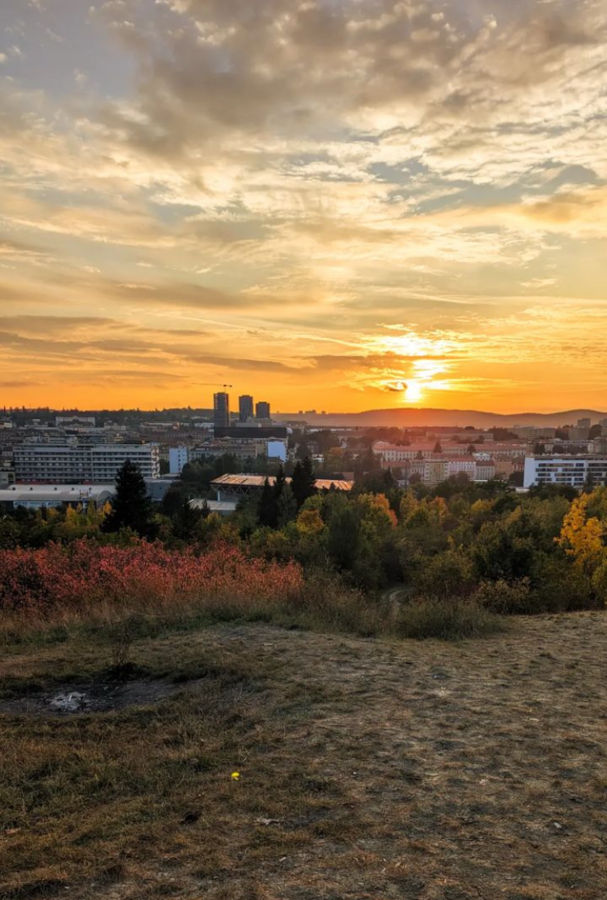
#> input picture 2. vlna/Veľké úlohy/Analýza obrázkov/public_tests/sunrise_sunset/sunrise_sunset0.jpg, 607 x 900 px, found by its file name
$ python picCount.py
#> lines starting #> are read from the running program, lines starting #| are printed output that depends on the picture; after the words box and inside, x2 and y2 are one past the last pixel; in counts of white or black regions, pixels touching at a corner belong together; long printed decimals are rounded
import cv2

def pocet_farbenych_pixelov(image_path):
    # Nacítaj obrázok
    img = cv2.imread(image_path)
#> img is the input picture: shape (900, 607, 3); mean B, G, R 85.1, 114, 134.9

    # Konvertuj BGR na HSV (Hue, Saturation, Value)
    hsv = cv2.cvtColor(img, cv2.COLOR_BGR2HSV)
#> hsv: shape (900, 607, 3); mean H, S, V 23.4, 94.9, 135.3

    # Definuj rozsah farieb v HSV
    lower_yellow = (20, 100, 100)
    upper_yellow = (30, 255, 255)

    lower_orange = (10, 100, 100)
    upper_orange = (20, 255, 255)

    lower_yelloworange = (10, 100, 100)
    upper_yelloworange = (30, 255, 255)

    # Vytvor masku pre žltú farbu
    mask_yellow = cv2.inRange(hsv, lower_yellow, upper_yellow)
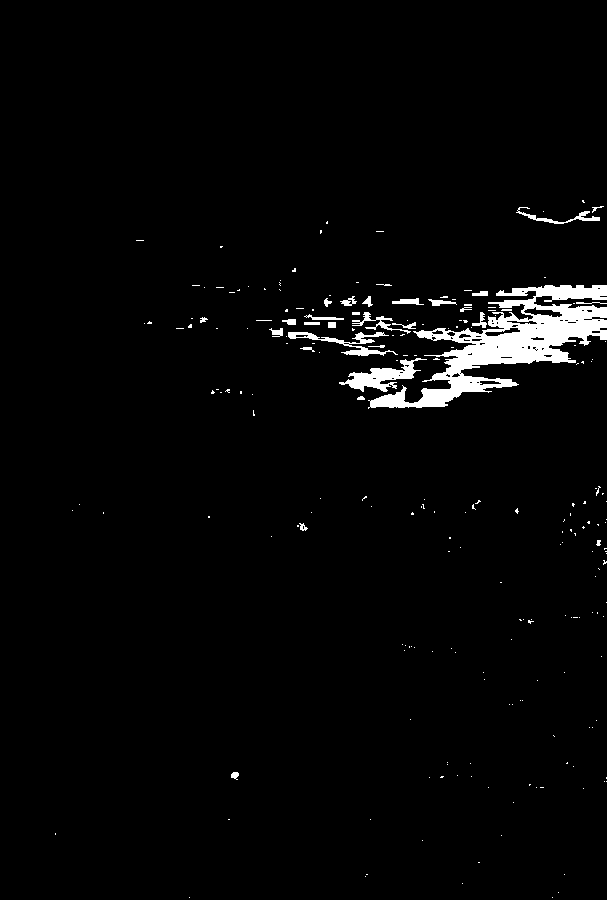
#> mask_yellow: shape (900, 607); 2.6% white; 218 white regions (187 under 20 px), largest, box (x1, y1, x2, y2) and area: (368, 285, 607, 409) 9748, (339, 358, 427, 392) 1098, (288, 332, 398, 356) 699

    # Vytvor masku pre oranžovú farbu
    mask_orange = cv2.inRange(hsv, lower_orange, upper_orange)
#> mask_orange: shape (900, 607); 14.2% white; 698 white regions (641 under 20 px), largest, box (x1, y1, x2, y2) and area: (0, 267, 607, 432) 67355, (462, 190, 607, 224) 1882, (554, 490, 607, 558) 1517

    # Vytvor masku pre žltooranžovú farbu
    mask_yelloworange = cv2.inRange(hsv, lower_yelloworange, upper_yelloworange)
#> mask_yelloworange: shape (900, 607); 15.7% white; 678 white regions (625 under 20 px), largest, box (x1, y1, x2, y2) and area: (0, 267, 607, 432) 75514, (462, 190, 607, 224) 2029, (554, 486, 607, 558) 1554

    # Spoj všetky masky
    combined_mask = mask_yellow + mask_orange + mask_yelloworange

    # Spočítaj počet farbených pixelov
    pocet_pixelov = cv2.countNonZero(combined_mask)
#> pocet_pixelov = 85647

    return pocet_pixelov / (len(img)*len(img[0])*3)*100

# Použitie funkcie
image_path = 'public_tests/sunrise_sunset/sunrise_sunset0.jpg'
pocet_pixelov = pocet_farbenych_pixelov(image_path)
#> pocet_pixelov = 5.23
print(f'Počet farbených pixelov: {pocet_pixelov}')
#| Počet farbených pixelov: 5.226

image_path = 'public_tests/sunrise_sunset/sunrise_sunset1.jpg'
pocet_pixelov = pocet_farbenych_pixelov(image_path)
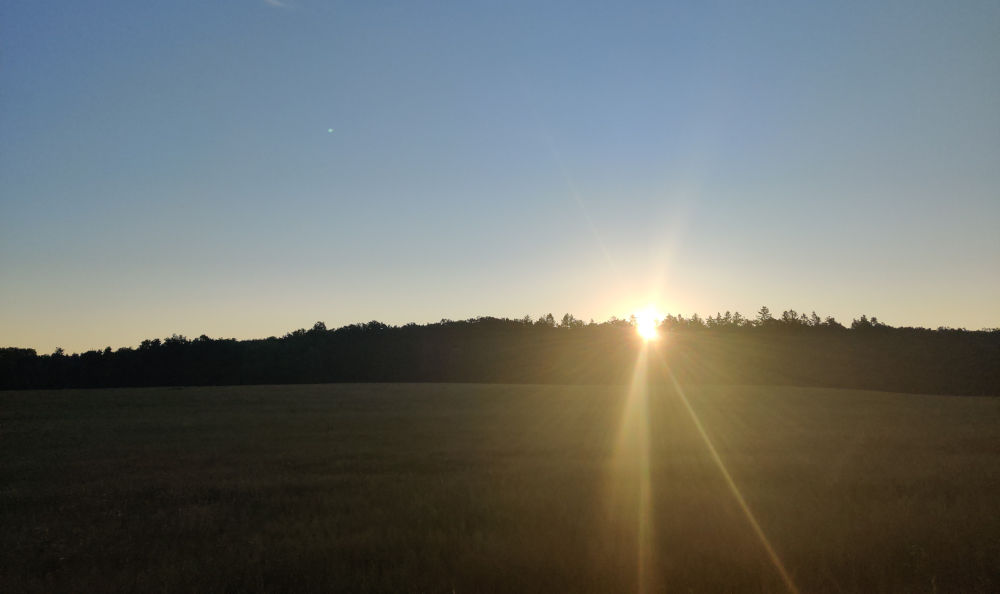
#> input picture 2. vlna/Veľké úlohy/Analýza obrázkov/public_tests/sunrise_sunset/sunrise_sunset1.jpg, 1000 x 594 px, found by its file name
#> in pocet_farbenych_pixelov, img is the input picture: shape (594, 1000, 3); mean B, G, R 109, 112.4, 108.4
#> in pocet_farbenych_pixelov (call 2), `hsv = cv2.cvtColor(img, cv2.COLOR_BGR2HSV)`: hsv: shape (594, 1000, 3); mean H, S, V 58.4, 79.6, 125.3
#> in pocet_farbenych_pixelov (call 2), `mask_yellow = cv2.inRange(hsv, lower_yellow, upper_yellow)`: mask_yellow: shape (594, 1000); 5% white; 124 white regions (113 under 20 px), largest, box (x1, y1, x2, y2) and area: (518, 317, 805, 548) 28367, (566, 344, 600, 357) 164, (536, 333, 542, 360) 96
#> in pocet_farbenych_pixelov (call 2), `mask_orange = cv2.inRange(hsv, lower_orange, upper_orange)`: mask_orange: shape (594, 1000); 4.6% white; 94 white regions (77 under 20 px), largest, box (x1, y1, x2, y2) and area: (516, 320, 810, 579) 22353, (642, 316, 722, 392) 2692, (754, 332, 790, 384) 538
#> in pocet_farbenych_pixelov (call 2), `mask_yelloworange = cv2.inRange(hsv, lower_yelloworange, upper_yellowo..`: mask_yelloworange: shape (594, 1000); 7.5% white; 60 white regions (59 under 20 px), largest, box (x1, y1, x2, y2) and area: (513, 316, 810, 579) 44433
#> in pocet_farbenych_pixelov (call 2), `pocet_pixelov = cv2.countNonZero(combined_mask)`: pocet_pixelov = 44587
#> pocet_pixelov = 2.5
print(f'Počet farbených pixelov: {pocet_pixelov}')
#| Počet farbených pixelov: 2.502

image_path = 'public_tests/sunrise_sunset/sunrise_sunset2.jpg'
pocet_pixelov = pocet_farbenych_pixelov(image_path)
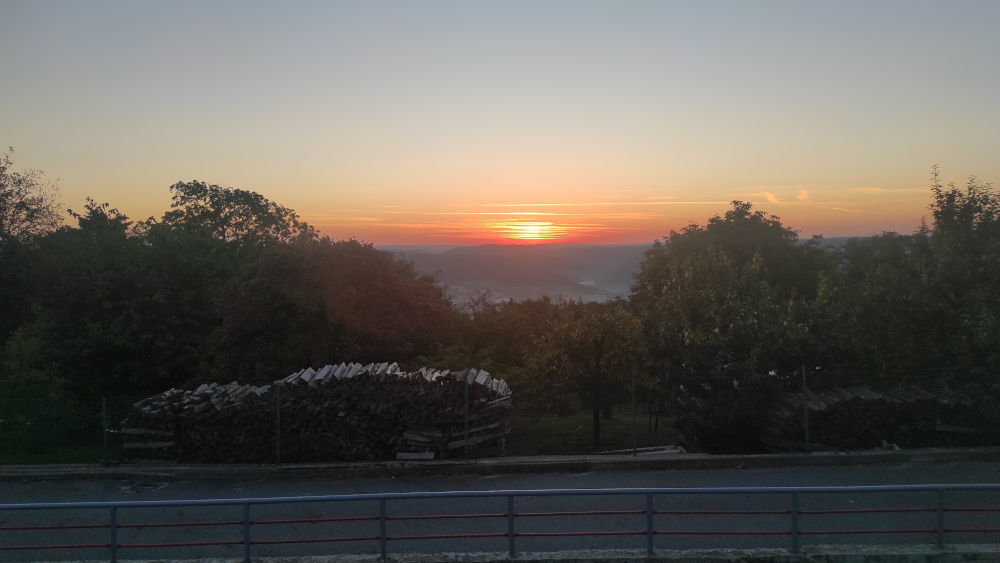
#> input picture 2. vlna/Veľké úlohy/Analýza obrázkov/public_tests/sunrise_sunset/sunrise_sunset2.jpg, 1000 x 563 px, found by its file name
#> in pocet_farbenych_pixelov, img is the input picture: shape (563, 1000, 3); mean B, G, R 88.8, 95, 99.7
#> in pocet_farbenych_pixelov (call 3), `hsv = cv2.cvtColor(img, cv2.COLOR_BGR2HSV)`: hsv: shape (563, 1000, 3); mean H, S, V 54.1, 47.1, 103.9
#> in pocet_farbenych_pixelov (call 3), `mask_yellow = cv2.inRange(hsv, lower_yellow, upper_yellow)`: mask_yellow: shape (563, 1000); 0.09% white in thin lines or dots, all inside (x1, y1, x2, y2) = (27, 194, 576, 239)
#> in pocet_farbenych_pixelov (call 3), `mask_orange = cv2.inRange(hsv, lower_orange, upper_orange)`: mask_orange: shape (563, 1000); 3.9% white; 228 white regions (221 under 20 px), largest, box (x1, y1, x2, y2) and area: (282, 187, 939, 240) 20021, (109, 203, 176, 234) 816, (55, 206, 78, 227) 168
#> in pocet_farbenych_pixelov (call 3), `mask_yelloworange = cv2.inRange(hsv, lower_yelloworange, upper_yellowo..`: mask_yelloworange: shape (563, 1000); 3.9% white; 226 white regions (220 under 20 px), largest, box (x1, y1, x2, y2) and area: (282, 187, 939, 240) 20407, (108, 200, 176, 234) 825, (55, 206, 78, 227) 168, (72, 203, 88, 216) 70, (177, 202, 193, 211) 37, (227, 226, 234, 233) 20
#> in pocet_farbenych_pixelov (call 3), `pocet_pixelov = cv2.countNonZero(combined_mask)`: pocet_pixelov = 22127
#> pocet_pixelov = 1.31
print(f'Počet farbených pixelov: {pocet_pixelov}')
#| Počet farbených pixelov: 1.310

image_path = 'public_tests/sunrise_sunset/sunrise_sunset3.jpg'
pocet_pixelov = pocet_farbenych_pixelov(image_path)
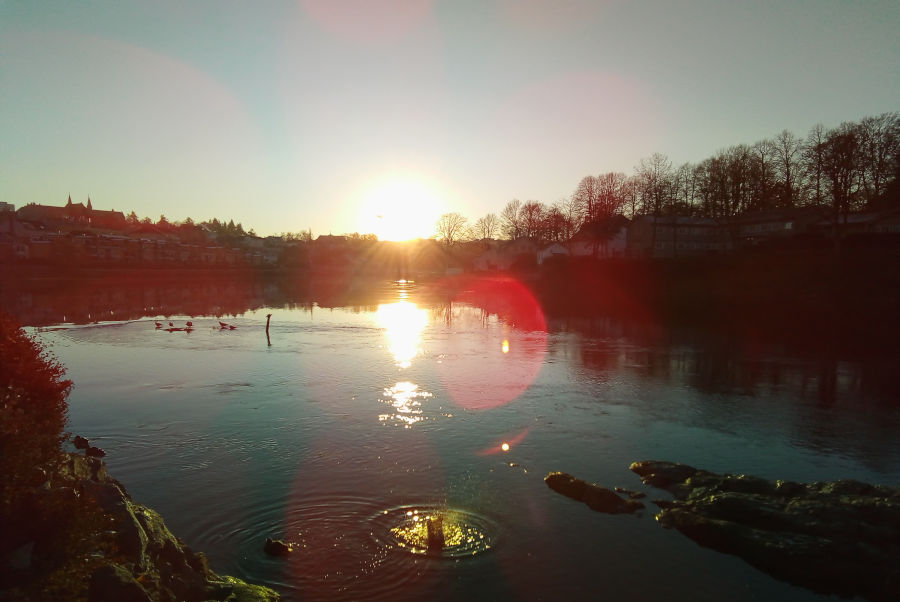
#> input picture 2. vlna/Veľké úlohy/Analýza obrázkov/public_tests/sunrise_sunset/sunrise_sunset3.jpg, 900 x 602 px, found by its file name
#> in pocet_farbenych_pixelov, img is the input picture: shape (602, 900, 3); mean B, G, R 92.3, 102.4, 114.3
#> in pocet_farbenych_pixelov (call 4), `hsv = cv2.cvtColor(img, cv2.COLOR_BGR2HSV)`: hsv: shape (602, 900, 3); mean H, S, V 28.5, 79.8, 117.1
#> in pocet_farbenych_pixelov (call 4), `mask_yellow = cv2.inRange(hsv, lower_yellow, upper_yellow)`: mask_yellow: shape (602, 900); 0.36% white; 195 white regions (182 under 20 px), largest, box (x1, y1, x2, y2) and area: (426, 507, 467, 547) 612, (392, 522, 428, 544) 290, (384, 239, 423, 247) 111
#> in pocet_farbenych_pixelov (call 4), `mask_orange = cv2.inRange(hsv, lower_orange, upper_orange)`: mask_orange: shape (602, 900); 2% white; 330 white regions (312 under 20 px), largest, box (x1, y1, x2, y2) and area: (278, 216, 528, 327) 8647, (390, 509, 449, 540) 485, (197, 219, 246, 236) 219
#> in pocet_farbenych_pixelov (call 4), `mask_yelloworange = cv2.inRange(hsv, lower_yelloworange, upper_yellowo..`: mask_yelloworange: shape (602, 900); 2.3% white; 369 white regions (349 under 20 px), largest, box (x1, y1, x2, y2) and area: (277, 216, 528, 327) 8928, (390, 506, 467, 549) 1601, (197, 219, 246, 236) 234
#> in pocet_farbenych_pixelov (call 4), `pocet_pixelov = cv2.countNonZero(combined_mask)`: pocet_pixelov = 12414
#> pocet_pixelov = 0.764
print(f'Počet farbených pixelov: {pocet_pixelov}')
#| Počet farbených pixelov: 0.7638

image_path = 'public_tests/sunrise_sunset/sunrise_sunset4.jpg'
pocet_pixelov = pocet_farbenych_pixelov(image_path)
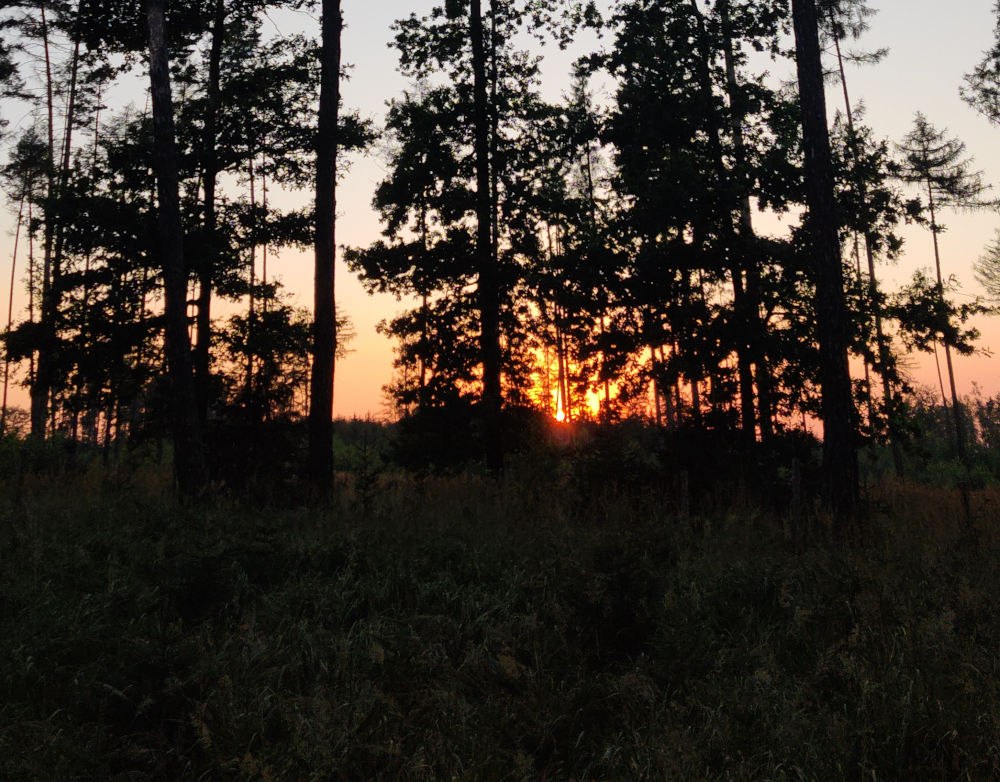
#> input picture 2. vlna/Veľké úlohy/Analýza obrázkov/public_tests/sunrise_sunset/sunrise_sunset4.jpg, 1000 x 782 px, found by its file name
#> in pocet_farbenych_pixelov, img is the input picture: shape (782, 1000, 3); mean B, G, R 46.5, 54.2, 62
#> in pocet_farbenych_pixelov (call 5), `hsv = cv2.cvtColor(img, cv2.COLOR_BGR2HSV)`: hsv: shape (782, 1000, 3); mean H, S, V 40.3, 85.1, 62.8
#> in pocet_farbenych_pixelov (call 5), `mask_yellow = cv2.inRange(hsv, lower_yellow, upper_yellow)`: mask_yellow: shape (782, 1000); 0.31% white in thin lines or dots, all inside (x1, y1, x2, y2) = (2, 52, 1000, 436)
#> in pocet_farbenych_pixelov (call 5), `mask_orange = cv2.inRange(hsv, lower_orange, upper_orange)`: mask_orange: shape (782, 1000); 4% white; 1413 white regions (1242 under 20 px), largest, box (x1, y1, x2, y2) and area: (332, 306, 422, 423) 5821, (880, 317, 952, 404) 2687, (948, 341, 1000, 416) 2063
#> in pocet_farbenych_pixelov (call 5), `mask_yelloworange = cv2.inRange(hsv, lower_yelloworange, upper_yellowo..`: mask_yelloworange: shape (782, 1000); 4.2% white; 1435 white regions (1257 under 20 px), largest, box (x1, y1, x2, y2) and area: (332, 306, 422, 423) 5825, (880, 317, 952, 404) 2687, (948, 341, 1000, 416) 2063
#> in pocet_farbenych_pixelov (call 5), `pocet_pixelov = cv2.countNonZero(combined_mask)`: pocet_pixelov = 32903
#> pocet_pixelov = 1.4
print(f'Počet farbených pixelov: {pocet_pixelov}')
#| Počet farbených pixelov: 1.403

image_path = 'public_tests/sunrise_sunset/sunrise_sunset5.jpg'
pocet_pixelov = pocet_farbenych_pixelov(image_path)
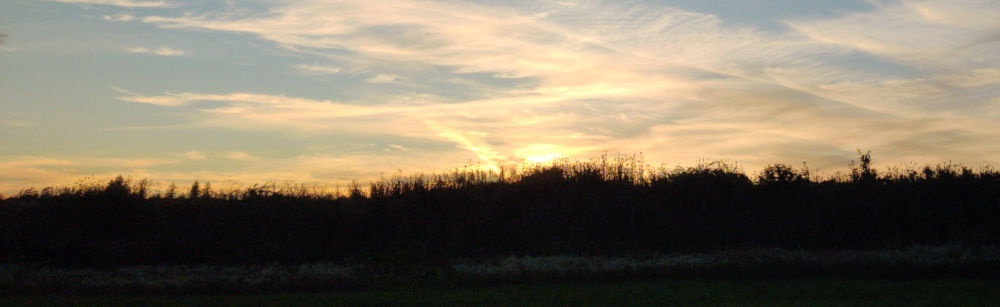
#> input picture 2. vlna/Veľké úlohy/Analýza obrázkov/public_tests/sunrise_sunset/sunrise_sunset5.jpg, 1000 x 307 px, found by its file name
#> in pocet_farbenych_pixelov, img is the input picture: shape (307, 1000, 3); mean B, G, R 96.7, 115.5, 125.7
#> in pocet_farbenych_pixelov (call 6), `hsv = cv2.cvtColor(img, cv2.COLOR_BGR2HSV)`: hsv: shape (307, 1000, 3); mean H, S, V 47.9, 68.8, 127.5
#> in pocet_farbenych_pixelov (call 6), `mask_yellow = cv2.inRange(hsv, lower_yellow, upper_yellow)`: mask_yellow: shape (307, 1000); 0.78% white in thin lines or dots, all inside (x1, y1, x2, y2) = (0, 139, 996, 199)
#> in pocet_farbenych_pixelov (call 6), `mask_orange = cv2.inRange(hsv, lower_orange, upper_orange)`: mask_orange: shape (307, 1000); 7.2% white; 77 white regions (71 under 20 px), largest, box (x1, y1, x2, y2) and area: (0, 142, 864, 200) 19214, (868, 149, 1000, 179) 2243, (568, 139, 601, 147) 102, (856, 148, 872, 157) 57, (232, 152, 248, 158) 44, (896, 147, 904, 153) 23
#> in pocet_farbenych_pixelov (call 6), `mask_yelloworange = cv2.inRange(hsv, lower_yelloworange, upper_yellowo..`:
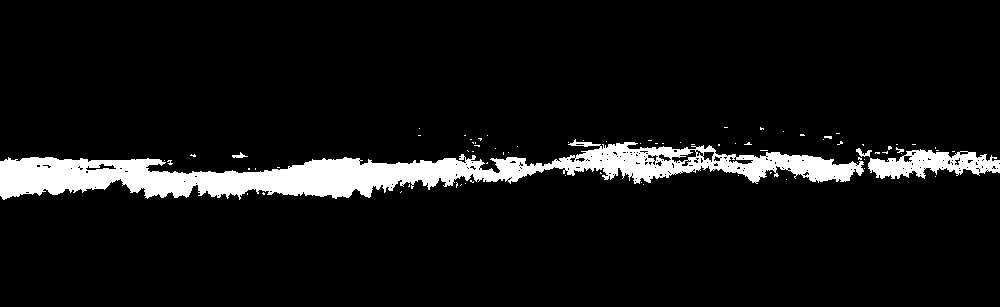
#> mask_yelloworange: shape (307, 1000); 7.6% white; 78 white regions (73 under 20 px), largest, box (x1, y1, x2, y2) and area: (0, 139, 864, 200) 20547, (868, 149, 1000, 179) 2266, (856, 148, 872, 157) 66, (232, 152, 248, 158) 44, (896, 147, 904, 153) 23
#> in pocet_farbenych_pixelov (call 6), `pocet_pixelov = cv2.countNonZero(combined_mask)`: pocet_pixelov = 23231
#> pocet_pixelov = 2.52
print(f'Počet farbených pixelov: {pocet_pixelov}')
#| Počet farbených pixelov: 2.522

print("midday")
image_path = 'public_tests/midday/midday0.jpg'
#> (the run stopped early here; a loop or call above may not have finished)
